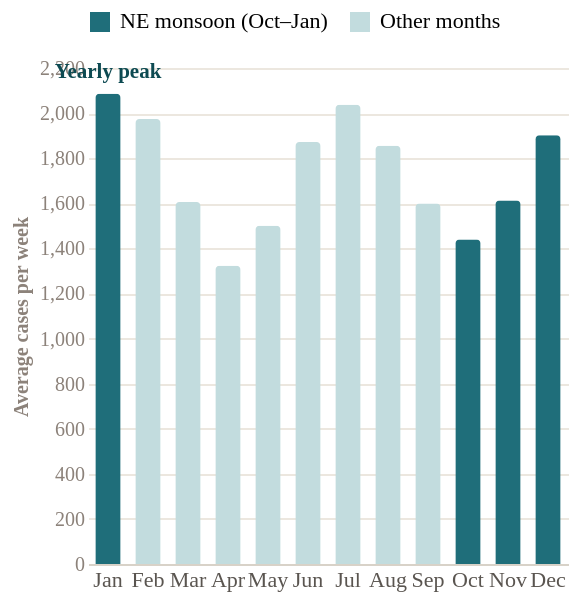

Here is the Vega-Lite specification saved for this chart:
### Vega-Lite specification from a JSON file in a GitHub repository (floating-point values rounded to 4 significant figures)
{"$schema": "https://vega.github.io/schema/vega-lite/v5.json", "width": "container", "height": 300, "background": null, "autosize": {"type": "fit", "contains": "padding"}, "data": {"values": [{"month": "Jan", "avg": 2086, "monsoon": "NE monsoon (Oct–Jan)"}, {"month": "Feb", "avg": 1974, "monsoon": "Other months"}, {"month": "Mar", "avg": 1606, "monsoon": "Other months"}, {"month": "Apr", "avg": 1323, "monsoon": "Other months"}, {"month": "May", "avg": 1500, "monsoon": "Other months"}, {"month": "Jun", "avg": 1872, "monsoon": "Other months"}, {"month": "Jul", "avg": 2037, "monsoon": "Other months"}, {"month": "Aug", "avg": 1855, "monsoon": "Other months"}, {"month": "Sep", "avg": 1599, "monsoon": "Other months"}, {"month": "Oct", "avg": 1439, "monsoon": "NE monsoon (Oct–Jan)"}, {"month": "Nov", "avg": 1612, "monsoon": "NE monsoon (Oct–Jan)"}, {"month": "Dec", "avg": 1902, "monsoon": "NE monsoon (Oct–Jan)"}]}, "encoding": {"x": {"field": "month", "type": "ordinal", "sort": ["Jan", "Feb", "Mar", "Apr", "May", "Jun", "Jul", "Aug", "Sep", "Oct", "Nov", "Dec"], "title": null, "axis": {"labelFont": "Archivo", "labelFontSize": 11, "labelColor": "#5A5550", "labelAngle": 0, "domainColor": "#D8D2C8", "ticks": false}}}, "layer": [{"mark": {"type": "bar", "cornerRadiusTopLeft": 2, "cornerRadiusTopRight": 2, "width": {"band": 0.7}}, "encoding": {"y": {"field": "avg", "type": "quantitative", "title": "Average cases per week", "axis": {"titleFont": "Archivo", "titleFontSize": 10, "titleColor": "#8C827A", "titleFontWeight": 600, "labelFont": "Archivo", "labelFontSize": 10, "labelColor": "#8C827A", "grid": true, "gridColor": "#ECE7DF", "domain": false, "ticks": false}}, "color": {"field": "monsoon", "type": "nominal", "scale": {"domain": ["NE monsoon (Oct–Jan)", "Other months"], "range": ["#1F6E7A", "#C2DCDE"]}, "legend": {"title": null, "orient": "top", "labelFont": "Archivo", "labelFontSize": 11, "symbolType": "square"}}, "tooltip": [{"field": "month", "title": "Month"}, {"field": "avg", "title": "Avg cases / week", "format": ","}]}}, {"transform": [{"filter": "datum.month == 'Jan'"}], "mark": {"type": "text", "align": "center", "baseline": "bottom", "dy": -6, "font": "Archivo", "fontSize": 10.5, "fontWeight": 700, "color": "#0D4A52"}, "encoding": {"x": {"field": "month", "type": "ordinal", "sort": ["Jan", "Feb", "Mar", "Apr", "May", "Jun", "Jul", "Aug", "Sep", "Oct", "Nov", "Dec"]}, "y": {"field": "avg", "type": "quantitative"}, "text": {"value": "Yearly peak"}}}], "config": {"view": {"stroke": null}, "font": "Archivo"}}
